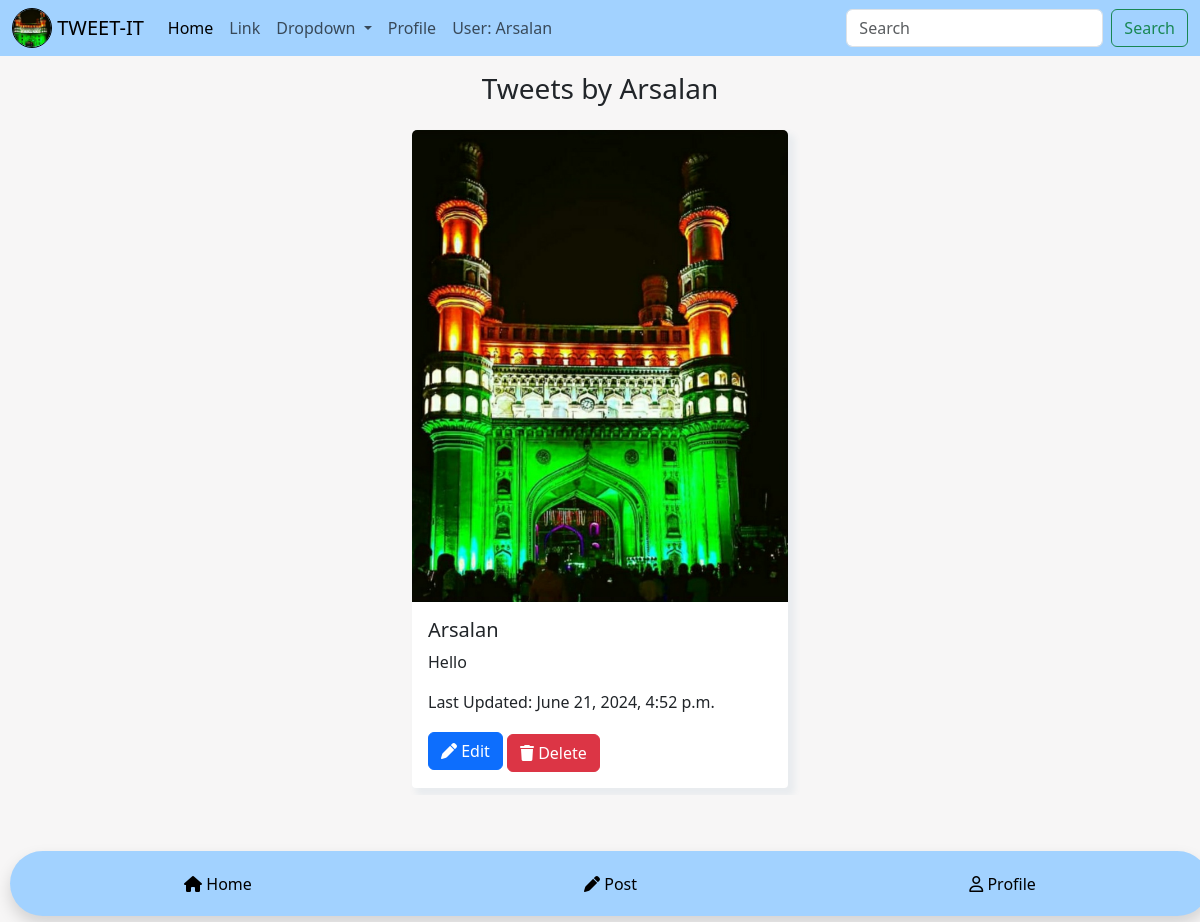
Screenshot of /user/ (signed in) with the database file from the repository.
### main/models.py (models this page shows, shortened)
class Profile(models.Model):
    user = models.OneToOneField(settings.AUTH_USER_MODEL, on_delete=models.CASCADE)
    profile_pic = models.ImageField(upload_to='profile_pics/', blank=True, null=True)

class Tweet(models.Model):
    user = models.ForeignKey(settings.AUTH_USER_MODEL, on_delete=models.CASCADE)
    text = models.TextField(max_length=240)
    photo = models.ImageField(upload_to='photos/',null=True,blank=True)
    created_at = models.DateTimeField(default=timezone.now)
    updated_at = models.DateTimeField(default=timezone.now)

### main/views.py (the view)
# urls.py: path('user/', views.user_tweets, name='user_tweets'),
@login_required
def user_tweets(request):
    tweets = Tweet.objects.filter(user=request.user).order_by('-created_at')
    return render(request, 'user_tweets.html', {'tweets': tweets})

### main/templates/user_tweets.html (shortened to what this page needs)
{% extends 'base.html' %}
{% block start %}
<div class="container-fluid main" style="max-width: 400px;">
  <h3 class="text-center mt-3 mb-4">Tweets by {{ request.user.username }}</h3>
  <div class="row justify-content-center gap-1">
    {% for tweet in tweets %}
    <div class=" mb-3" >
      <div class="card">
        {% if tweet.photo %}
        <img src="{{ tweet.photo.url }}" class="card-img-top" alt="Tweet Image" style="height: 100%; object-fit: cover;">
        {% endif %}
        <div class="card-body">
          <h5 class="card-title">
            {{ tweet.user.username }}
          </h5>
          <p class="card-text">{{ tweet.text }}</p>
          {% if tweet.updated_at %}
          <p class="card-text time">Last Updated: {{ tweet.updated_at }}</p>
          {% else %}
          <p class="card-text time">Created: {{ tweet.created_at }}</p>
          {% endif %}
          {% if tweet.user == user %}
          <a href="{% url 'tweetedit' tweet.id %}" class="btn btn-primary"><i class="fa-solid fa-pen" style="color: #ffffff;"></i> Edit</a>
          <a href="{% url 'tweetdelete' tweet.id %}" class="btn btn-danger mt-1"><i class="fa-solid fa-trash" style="color: #ffffff;"></i> Delete</a>
          {% endif %}
        </div>
      </div>
    </div>
    {% endfor %}
  </div>
  {% for tweet in tweets %}
<div class="mobile-menu nav navbar-expand-lg  mt-3 mb-2  shadow p-2">
  <li>
    <a href="/"><i class="fa-solid fa-house" style="color: #000000;"></i> Home</a>
  </li>
  <li>
    <a href="{% url 'tweetcreate' %}" class=""><i class="fa-solid fa-pen" style="color: #000000;"></i> Post</a>
  </li>
  <li>
        <a href="profile/"><i class="fa-regular fa-user" style="color: #000000;"></i> Profile</a>
        </li>
    </div>
    {% endfor %}
</div>
{% endblock %}

### main/templates/base.html (shortened to what this page needs)
{% load static %}
<!DOCTYPE html>
<html lang="en" data-bs-theme="light">
  <head>
    <link rel="stylesheet" href="https://cdnjs.cloudflare.com/ajax/libs/font-awesome/6.5.2/css/all.min.css" />
    <link
      href="https://cdn.jsdelivr.net/npm/bootstrap@5.3.3/dist/css/bootstrap.min.css"
      rel="stylesheet"
    />
    <link rel="stylesheet" href="{% static 'css/style.css' %}" />
  </head>
  <body>
    <nav class="navbar navbar-expand-lg " >
        <div class="container-fluid">
          {% if request.user.profile.profile_pic %}
            <img src="{{ request.user.profile.profile_pic.url }}" class="profile-image" alt="Profile Image" style="height: 40px; width: 40px;">
        {% endif %}
          <a class="navbar-brand" href="#"> &nbsp;TWEET-IT</a>
          <div class="collapse navbar-collapse" id="navbarSupportedContent">
            <ul class="navbar-nav me-auto mb-2 mb-lg-0">
              <li class="nav-item">
                <a class="nav-link active" aria-current="page" href="/">Home</a>
              </li>
              <li class="nav-item">
                <a class="nav-link" href="#">Link</a>
              </li>
              <li class="nav-item dropdown">
                <a class="nav-link dropdown-toggle" href="#" role="button" data-bs-toggle="dropdown" aria-expanded="false">
                  Dropdown
                </a>
              </li>
              <li class="nav-item">
                <a href="{% url 'profile' %}" class="nav-link">Profile</a>
              </li>
              <li class="nav-item">
  <a href="#" class="nav-link">User: {{user.username}}</a>
              </li>
            </ul>
            <form class="d-flex" role="search">
              <input class="form-control me-2" type="search" placeholder="Search" aria-label="Search" name="search">
              <button class="btn btn-outline-success" type="submit">Search</button>
            </form>
          </div>
        </div>
      </nav>
      {% block start %}
    {% endblock %}
  </body>
</html>

### main/static/css/style.css (style rules this page uses)
.card-img-top { object-fit: cover; }
.main { max-height: 80vh; overflow: hidden; overflow: scroll; max-width: 80vw; }
.time { font-weight: 100; font-size: 16px; }
.mobile-menu { position: fixed; margin-top: 40px; align-items: center; bottom: 0px; left: 0px; width: 100%; background-color: #a2d2ff; color: #000; height: 7%; border-radius: 40px; margin-left: 10px; margin-right: 10px; padding: 40px; display: flex; justify-content: space-around; }
.mobile-menu li, a { color: #000; }
a { text-decoration: none; }
.profile-image { width: 200px; height: 200px; border: 0.5px solid black; border-radius: 50%; object-fit: cover; }
.card-img-top { max-width: 100%; height: auto; }
.navbar { background-color: #a2d2ff; position: sticky; top: 0; z-index: 99999; }
body { background-color: #f7f6f6 }
.card { border: none; box-shadow: 5px 6px 6px 2px #e9ecef; border-radius: 4px; }

### main/templates/base.html (style rules this page uses)
.card-img-top { object-fit: cover; }
.main { max-height: 80vh; overflow: hidden; overflow: scroll; max-width: 80vw; }
.time { font-weight: 100; font-size: 16px; }
.mobile-menu { position: fixed; margin-top: 40px; align-items: center; bottom: 0px; left: 0px; width: 100%; background-color: #a2d2ff; color: #000; height: 7%; border-radius: 40px; margin-left: 10px; margin-right: 10px; padding: 40px; display: flex; justify-content: space-around; }
.mobile-menu li, a { color: #000; }
a { text-decoration: none; }
.profile-image { width: 200px; height: 200px; border: 0.5px solid black; border-radius: 50%; object-fit: cover; }
.card-img-top { max-width: 100%; height: auto; }
.navbar { background-color: #a2d2ff; position: sticky; top: 0; z-index: 99999; }
body { background-color: #f7f6f6 }
.card { border: none; box-shadow: 5px 6px 6px 2px #e9ecef; border-radius: 4px; }

### rows the page displays
Tweet: photo (picture), user.username "Arsalan", text "Hello", updated_at "June 21, 2024, 4:52 p.m.", shows "Edit"

### other values shown
{{ user.username }} "Arsalan"
{{ request.user.username }} "Arsalan"
